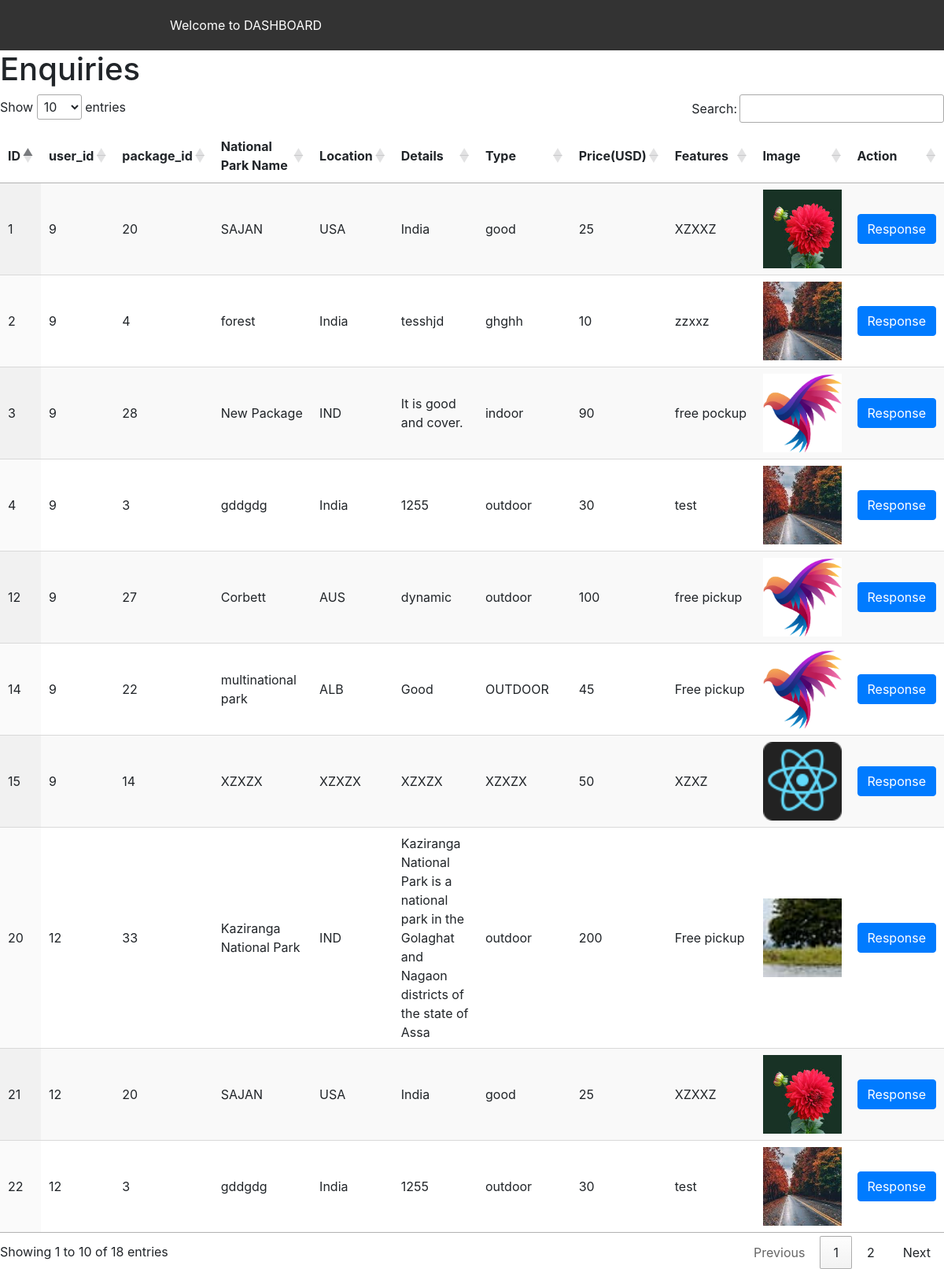
The app's page /view-Enquiry.php (signed in) with its own data.
### tables this page shows
CREATE TABLE `queries` (
  `id` int(11) NOT NULL,
  `user_id` int(11) NOT NULL,
  `package_id` int(11) NOT NULL,
  `nationalparkname` varchar(100) NOT NULL,
  `nationalparklocation` varchar(100) NOT NULL,
  `nationalparkdetails` varchar(100) NOT NULL,
  `nationalparktype` varchar(100) NOT NULL,
  `priceinusd` varchar(100) NOT NULL,
  `nationalparkfeatures` varchar(100) NOT NULL,
  `nationalparkimage` varchar(250) NOT NULL,
  `notes` longtext NOT NULL,
  `notification` int(20) NOT NULL,
  `created_at` timestamp NOT NULL DEFAULT current_timestamp() ON UPDATE current_timestamp()
);

### view-Enquiry.php (the view, shortened to what this page needs)
<?php
include('admin-header.php');
include('config.php');
$sql = "SELECT * FROM queries";
$result = $conn->query($sql);
if ($result->num_rows > 0) {
    $enquiries = $result->fetch_all(MYSQLI_ASSOC);
} else {
    $enquiries = [];
}
?>
<!DOCTYPE html>
<html lang="en">
<head>
    <link rel="stylesheet" href="https://cdn.datatables.net/1.10.24/css/jquery.dataTables.min.css">
    <link rel="stylesheet" href="https://maxcdn.bootstrapcdn.com/bootstrap/4.5.2/css/bootstrap.min.css">
</head>
<body>
    <h1>Enquiries</h1>
    <table id="enquiriesTable" class="display">
        <thead>
            <tr>
                <th>ID</th>
                <th>user_id</th>
                <th>package_id</th>
                <th>National Park Name</th>
                <th>Location</th>
                <th>Details</th>
                <th>Type</th>
                <th>Price(USD)</th>
                <th>Features</th>
                <th>Image</th>
                <th>Action</th>
            </tr>
        </thead>
        <tbody>
            <?php foreach ($enquiries as $enquiry) : ?>
                <tr>
                    <td><?= $enquiry['id'] ?></td>
                    <td><?= $enquiry['user_id'] ?></td>
                    <td><?= $enquiry['package_id'] ?></td>
                    <td><?= $enquiry['nationalparkname'] ?></td>
                    <td><?= $enquiry['nationalparklocation'] ?></td>
                    <td><?= $enquiry['nationalparkdetails'] ?></td>
                    <td><?= $enquiry['nationalparktype'] ?></td>
                    <td><?= $enquiry['priceinusd'] ?></td>
                    <td><?= $enquiry['nationalparkfeatures'] ?></td>
                    <td><img src="<?= $enquiry['nationalparkimage'] ?>" width="100px" height="100px" alt="Image"></td>
                    <td>
                        <a href="Chatbot.php?id=<?= $enquiry['id'] ?>&userid=<?= $enquiry['user_id'] ?>&packageid=<?= $enquiry['package_id'] ?>">
                            <button class="btn btn-primary enquiryBtn">Response</button>
                        </a>
                    </td>
                </tr>
            <?php endforeach; ?>
        </tbody>
    </table>
</body>
</html>

### records on screen
queries: id "1", user "9", package "20", nationalparkname "SAJAN", nationalparklocation "USA", nationalparkdetails "India", nationalparktype "good", priceinusd "25", nationalparkfeatures "XZXXZ", nationalparkimage (picture)
queries: id "2", user "9", package "4", nationalparkname "forest", nationalparklocation "India", nationalparkdetails "tesshjd", nationalparktype "ghghh", priceinusd "10", nationalparkfeatures "zzxxz", nationalparkimage (picture)
queries: id "3", user "9", package "28", nationalparkname "New Package", nationalparklocation "IND", nationalparkdetails "It is good and cover.", nationalparktype "indoor", priceinusd "90", nationalparkfeatures "free pockup", nationalparkimage (picture)
queries: id "4", user "9", package "3", nationalparkname "gddgdg", nationalparklocation "India", nationalparkdetails "1255", nationalparktype "outdoor", priceinusd "30", nationalparkfeatures "test", nationalparkimage (picture)
queries: id "12", user "9", package "27", nationalparkname "Corbett", nationalparklocation "AUS", nationalparkdetails "dynamic", nationalparktype "outdoor", priceinusd "100", nationalparkfeatures "free pickup", nationalparkimage (picture)
queries: id "14", user "9", package "22", nationalparkname "multinational park", nationalparklocation "ALB", nationalparkdetails "Good", nationalparktype "OUTDOOR", priceinusd "45", nationalparkfeatures "Free pickup", nationalparkimage (picture)
queries: id "15", user "9", package "14", nationalparkname "XZXZX", nationalparklocation "XZXZX", nationalparkdetails "XZXZX", nationalparktype "XZXZX", priceinusd "50", nationalparkfeatures "XZXZ", nationalparkimage (picture)
queries: id "20", user "12", package "33", nationalparkname "Kaziranga National Park", nationalparklocation "IND", nationalparkdetails "Kaziranga National Park is a national park in the Golaghat and Nagaon districts of the state of Assa", nationalparktype "outdoor", priceinusd "200", nationalparkfeatures "Free pickup", nationalparkimage (picture)
queries: id "21", user "12", package "20", nationalparkname "SAJAN", nationalparklocation "USA", nationalparkdetails "India", nationalparktype "good", priceinusd "25", nationalparkfeatures "XZXXZ", nationalparkimage (picture)
queries: id "22", user "12", package "3", nationalparkname "gddgdg", nationalparklocation "India", nationalparkdetails "1255", nationalparktype "outdoor", priceinusd "30", nationalparkfeatures "test", nationalparkimage (picture)
